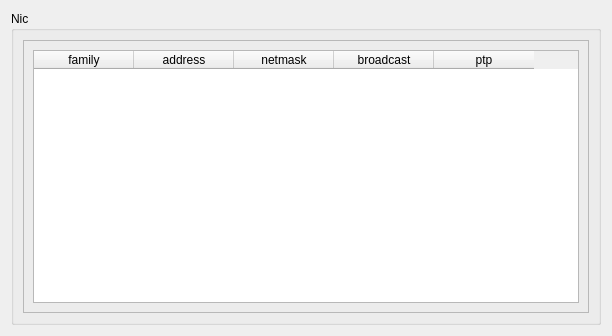
<?xml version="1.0" encoding="UTF-8"?>
<ui version="4.0">
 <class>network_info</class>
 <widget class="QWidget" name="network_info">
  <property name="geometry">
   <rect>
    <x>0</x>
    <y>0</y>
    <width>612</width>
    <height>336</height>
   </rect>
  </property>
  <property name="windowTitle">
   <string>Form</string>
  </property>
  <layout class="QGridLayout" name="gridLayout_2">
   <item row="0" column="0">
    <layout class="QGridLayout" name="gridLayout">
     <item row="0" column="0">
      <widget class="QGroupBox" name="nic">
       <property name="title">
        <string>Nic</string>
       </property>
       <layout class="QGridLayout" name="gridLayout_4">
        <item row="0" column="0">
         <widget class="QFrame" name="frame_3">
          <property name="frameShape">
           <enum>QFrame::StyledPanel</enum>
          </property>
          <property name="frameShadow">
           <enum>QFrame::Raised</enum>
          </property>
          <layout class="QGridLayout" name="gridLayout_5">
           <item row="0" column="0">
            <layout class="QGridLayout" name="gridLayout_3">
             <item row="0" column="0">
              <widget class="QTableWidget" name="tableWidget">
               <property name="minimumSize">
                <size>
                 <width>0</width>
                 <height>250</height>
                </size>
               </property>
               <property name="sizeAdjustPolicy">
                <enum>QAbstractScrollArea::AdjustToContents</enum>
               </property>
               <property name="editTriggers">
                <set>QAbstractItemView::NoEditTriggers</set>
               </property>
               <property name="dragEnabled">
                <bool>true</bool>
               </property>
               <property name="dragDropOverwriteMode">
                <bool>false</bool>
               </property>
               <property name="alternatingRowColors">
                <bool>true</bool>
               </property>
               <property name="selectionMode">
                <enum>QAbstractItemView::SingleSelection</enum>
               </property>
               <property name="selectionBehavior">
                <enum>QAbstractItemView::SelectItems</enum>
               </property>
               <attribute name="horizontalHeaderMinimumSectionSize">
                <number>40</number>
               </attribute>
               <attribute name="verticalHeaderMinimumSectionSize">
                <number>32</number>
               </attribute>
               <column>
                <property name="text">
                 <string>family</string>
                </property>
               </column>
               <column>
                <property name="text">
                 <string>address</string>
                </property>
               </column>
               <column>
                <property name="text">
                 <string>netmask</string>
                </property>
               </column>
               <column>
                <property name="text">
                 <string>broadcast</string>
                </property>
               </column>
               <column>
                <property name="text">
                 <string>ptp</string>
                </property>
               </column>
              </widget>
             </item>
            </layout>
           </item>
          </layout>
         </widget>
        </item>
       </layout>
      </widget>
     </item>
    </layout>
   </item>
  </layout>
 </widget>
 <resources/>
 <connections/>
</ui>
